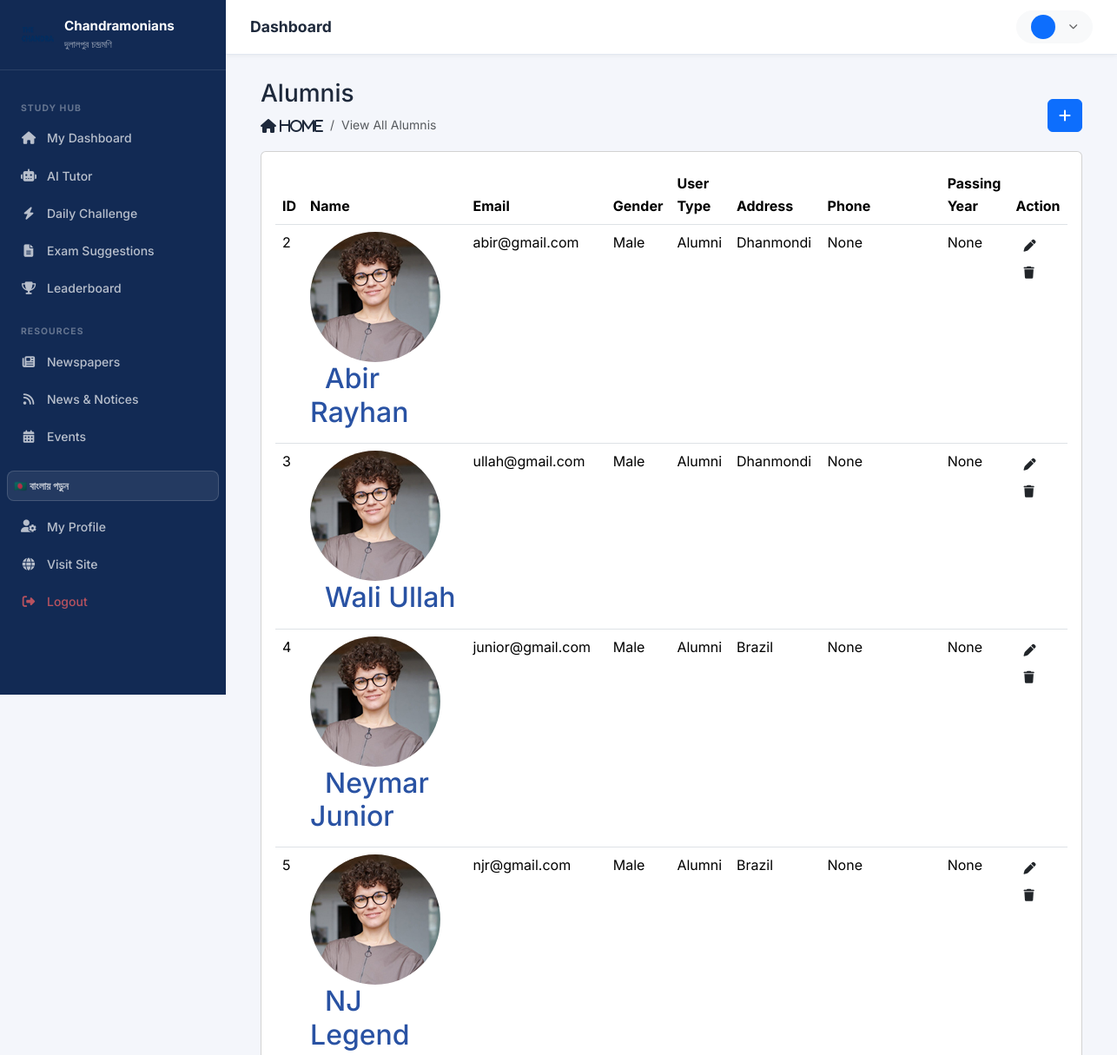
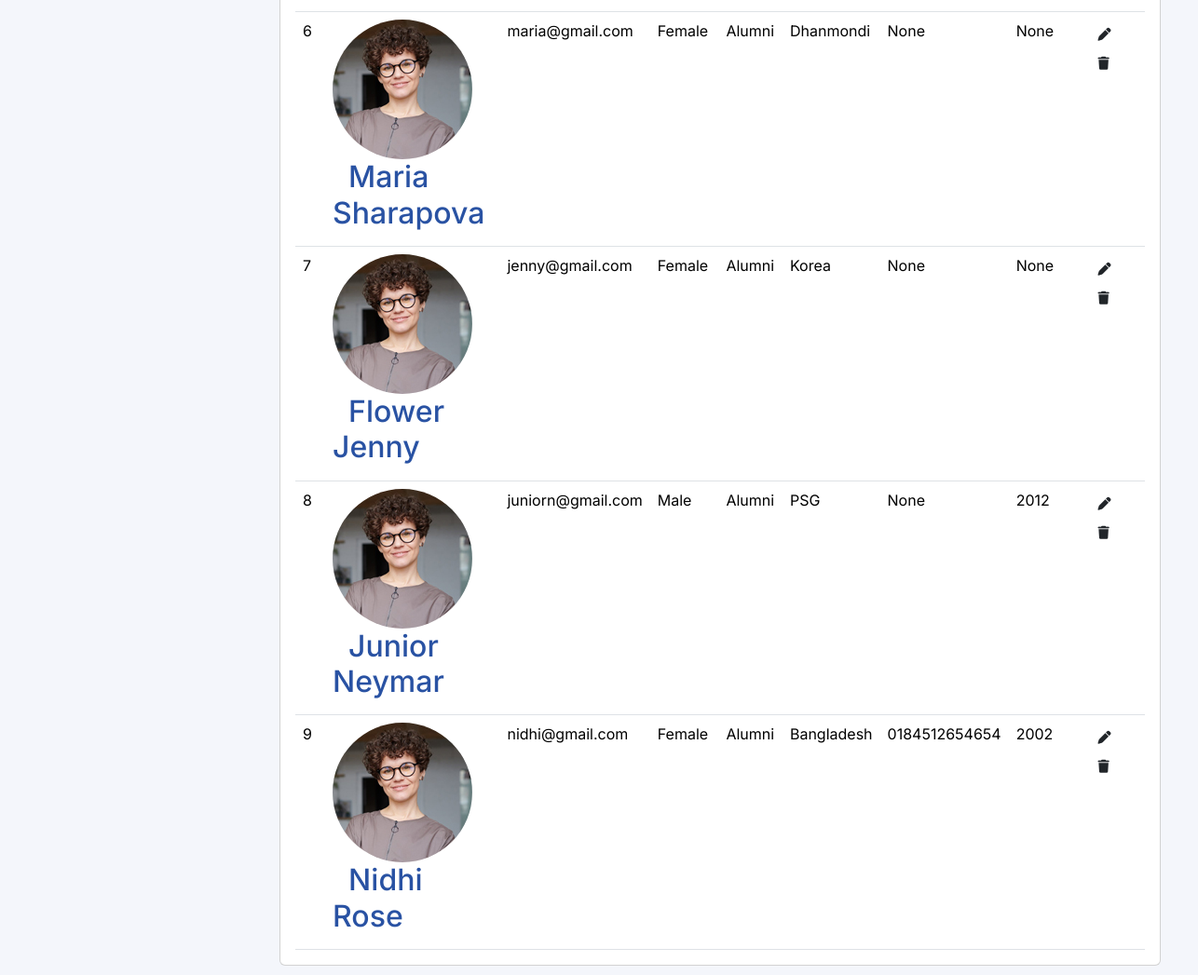
Page /hod/alumni/view on the committed database (2 pictures, top to bottom).
### app/models.py (models this page shows, shortened)
class Alumni(models.Model):
    admin = models.OneToOneField(CustomUser, on_delete=models.CASCADE)
    address = models.TextField(default='')
    gender = models.CharField(max_length=100)
    passing_year = models.CharField(max_length=20, null=True, blank=True)
    phone = models.CharField(max_length=30, null=True, blank=True)
    profession = models.CharField(max_length=200, blank=True)
    company = models.CharField(max_length=200, blank=True)
    linkedin_url = models.URLField(blank=True)
    bio = models.TextField(blank=True)
    created_at = models.DateTimeField(auto_now_add=True)
    updated_at = models.DateTimeField(auto_now=True)

class CustomUser(AbstractUser):
    USER_TYPE_CHOICES = (
        ('1', 'HOD'),
        ('2', 'Staff'),
        ('3', 'Alumni'),
        ('4', 'Student'),
    )
    email = models.EmailField(unique=True)
    user_type = models.CharField(choices=USER_TYPE_CHOICES, max_length=10, default='4')
    profile_pic = models.ImageField(upload_to='media/profile_pic', blank=True, null=True)
    USERNAME_FIELD = 'email'
    REQUIRED_FIELDS = ['username']

### webapp/Hod_Views.py (the view)
# urls.py: path('hod/alumni/view', Hod_Views.alumniView, name='view_alumni'),
def alumniView(request):
    alumni = Alumni.objects.all()
    context = {
        'alumni': alumni,
    }
    return render(request, 'hod/view_alumni.html', context)

### templates/hod/view_alumni.html (shortened to what this page needs)
{% extends 'base.html' %}
{% load static %}
{% block content %}
    <div class="content container-fluid">
        <div class="page-header">
            <div class="row align-items-center">
                <div class="col">
                    <h3 class="page-title">Alumnis</h3>
                    <ul class="breadcrumb">
                        <li class="breadcrumb-item"><span class="fas fa-home"> Home</span></li>
                        <li class="breadcrumb-item active small">View All Alumnis</li>
                    </ul>
                </div>
                <div class="col-auto text-right float-right ml-auto">
                    <a href="{% url 'add_alumni' %}" class="btn btn-primary"><i class="fas fa-plus"></i></a>
                </div>
            </div>
        </div>
        <div class="row">
            <div class="col-sm-12">
                <div class="card card-table">
                    <div class="card-body">
                        <div class="table-responsive">
                            <table id="table_id" class="table table-hover table-center mb-0">
                                <thead>
                                <tr>
                                    <th>ID</th>
                                    <th>Name</th>
                                    <th>Email</th>
                                    <th>Gender</th>
                                    <th>User Type</th>
                                    <th>Address</th>
                                    <th>Phone</th>
                                    <th>Passing Year</th>
                                    <th class="text-right">Action</th>
                                </tr>
                                </thead>
                                <tbody>
                                {% for i in alumni %}
                                    <tr>
                                        <td>{{ i.id }}</td>
                                        <td>
                                            <h2 class="table-avatar">
                                                {% if user.profile_pic != None and user.profile_pic == "" %}
                                                <a href="{% url 'profile' %}" class="avatar avatar-sm mr-2"><img
                                                        class="avatar-img rounded-circle"
                                                        src=" {{ user.profile_pic }}" alt=""></a>
                                                        {% else %}
                                                        <img
                                                        class="avatar-sm avatar-img rounded-circle"
                                                        src="{% static 'assets/img/profiles/avatar-02.jpg' %}" alt="">&nbsp; &nbsp;</a>
                                                        {% endif %}
                                                <a href="{% url 'profile' %}">{{ i.admin.first_name }} {{ i.admin.last_name }}</a>
                                            </h2>
                                        </td>
                                        <td>{{ i.admin.email }}</td>
                                        <td>{{ i.gender }}</td>
                                        <td>
                                            {% if i.admin.user_type == '3' %} Alumni
                                                {% elif i.admin.user_type == '2' %} Staff
                                                {% elif i.admin.user_type == '1' %} HOD
                                            {% endif %}
                                        </td>
                                        <td>{{ i.address }}</td>
                                        <td>{{ i.phone }}</td>
                                        <td>{{ i.passing_year }}</td>
                                        <td class="text-right">
                                            <div class="actions">
                                                <a href="{% url 'edit_alumni' i.id %}"
                                                   class="btn btn-sm bg-success-light mr-2">
                                                    <i class="fas fa-pen"></i>
                                                </a>
                                                <a href="{% url 'delete_alumni' i.admin.id %}" class="btn btn-sm bg-danger-light">
                                                    <i class="fas fa-trash"></i>
                                                </a>
                                            </div>
                                        </td>
                                    </tr>
                                {% endfor %}
                                </tbody>
                            </table>
                        </div>
                    </div>
                </div>
            </div>
        </div>
    </div>
{% endblock %}

### templates/base.html (shortened to what this page needs)
<!DOCTYPE html>
{% load static i18n %}
<html lang="en">
<head>
  <link rel="stylesheet" href="https://cdn.jsdelivr.net/npm/bootstrap@5.3.2/dist/css/bootstrap.min.css">
  <link rel="stylesheet" href="https://cdnjs.cloudflare.com/ajax/libs/font-awesome/6.5.0/css/all.min.css">
  <link rel="stylesheet" href="https://cdn.datatables.net/1.13.7/css/dataTables.bootstrap5.min.css">
  <link rel="stylesheet" href="{% static 'assets/css/chandramonians.css' %}">
</head>
<body>
<div class="dash-wrapper">
  {% include 'partials/sidebar.html' %}
  <div class="dash-main">
    <div class="dash-topbar">
      <h1 class="page-title">{% block page_title %}Dashboard{% endblock %}</h1>
      <div class="topbar-actions">
        <div class="dropdown">
          <button class="btn btn-sm btn-light d-flex align-items-center gap-2 rounded-pill px-3" data-bs-toggle="dropdown">
            {% if user.profile_pic %}
              <img src="{{ user.profile_pic.url }}" class="rounded-circle" width="28" height="28" style="object-fit:cover;" alt="">
            {% else %}
              <span class="d-flex align-items-center justify-content-center rounded-circle bg-primary text-white" style="width:28px;height:28px;font-size:.75rem;font-weight:700;flex-shrink:0;">
              </span>
            {% endif %}
            <i class="fas fa-chevron-down" style="font-size:.65rem;opacity:.6;"></i>
          </button>
        </div>
      </div>
    </div>
    <div class="dash-content">
      {% block content %}{% endblock %}
    </div>
  </div>
</div>
</body>
</html>

### templates/partials/sidebar.html (shortened to what this page needs)
{% load static i18n %}
{% get_current_language as current_lang %}
<div class="dash-sidebar" id="dashSidebar">
  <div class="sidebar-logo">
    <img src="{% static 'assets/img/logo/chandramonians.png' %}" alt="Chandramonians" style="width:38px;height:38px;border-radius:10px;object-fit:cover;flex-shrink:0;">
    <span>Chandramonians<br><small style="font-weight:400;opacity:.6;font-size:.7rem;">দুলালপুর চন্দ্রমণি</small></span>
  </div>
  <nav>
    {% if user.user_type == '1' %}
    <div class="nav-section-label">{% trans "Overview" %}</div>
    <a href="{% url 'hod_home' %}" class="nav-link {% if request.resolver_match.url_name == 'hod_home' %}active{% endif %}">
      <i class="fas fa-th-large"></i> {% trans "Dashboard" %}
    </a>
    <div class="nav-section-label">{% trans "Members" %}</div>
    <a href="{% url 'view_alumni' %}" class="nav-link {% if 'alumni' in request.resolver_match.url_name %}active{% endif %}">
      <i class="fas fa-user-graduate"></i> {% trans "Alumni Directory" %}
    </a>
    <a href="{% url 'add_alumni' %}" class="nav-link">
      <i class="fas fa-user-plus"></i> {% trans "Add Alumni" %}
    </a>
    <a href="{% url 'view_staff' %}" class="nav-link {% if 'staff' in request.resolver_match.url_name and 'notify' not in request.resolver_match.url_name %}active{% endif %}">
      <i class="fas fa-chalkboard-teacher"></i> {% trans "Staff List" %}
    </a>
    <a href="{% url 'membership_applications' %}" class="nav-link {% if request.resolver_match.url_name == 'membership_applications' %}active{% endif %}">
      <i class="fas fa-id-card-alt"></i> {% trans "Membership Requests" %}
    </a>
    <div class="nav-section-label">{% trans "Payments" %}</div>
    <a href="{% url 'payment_records' %}" class="nav-link {% if request.resolver_match.url_name == 'payment_records' %}active{% endif %}">
      <i class="fas fa-money-bill-wave"></i> {% trans "Payment Records" %}
    </a>
    <div class="nav-section-label">{% trans "Content" %}</div>
    <a href="{% url 'news_list' %}" class="nav-link">
      <i class="fas fa-newspaper"></i> {% trans "News & Notices" %}
    </a>
    <a href="{% url 'events' %}" class="nav-link">
      <i class="fas fa-calendar-alt"></i> {% trans "Events" %}
    </a>
    <a href="{% url 'gallery' %}" class="nav-link">
      <i class="fas fa-images"></i> {% trans "Gallery" %}
    </a>
    <a href="{% url 'suggestions' %}" class="nav-link">
      <i class="fas fa-file-alt"></i> {% trans "Exam Suggestions" %}
    </a>
    <div class="nav-section-label">{% trans "Communication" %}</div>
    <a href="{% url 'notify_staff' %}" class="nav-link {% if request.resolver_match.url_name == 'notify_staff' %}active{% endif %}">
      <i class="fas fa-bell"></i> {% trans "Notify Staff" %}
    </a>
    <a href="{% url 'alum_feedback' %}" class="nav-link {% if request.resolver_match.url_name == 'alum_feedback' %}active{% endif %}">
      <i class="fas fa-comment-dots"></i> {% trans "Alumni Feedback" %}
    </a>
    {% else %}
    <div class="nav-section-label">{% trans "Study Hub" %}</div>
    <a href="{% url 'edu_home' %}" class="nav-link {% if request.resolver_match.url_name == 'edu_home' %}active{% endif %}">
      <i class="fas fa-home"></i> {% trans "My Dashboard" %}
    </a>
    <a href="{% url 'ai_tutor' %}" class="nav-link {% if request.resolver_match.url_name == 'ai_tutor' %}active{% endif %}">
      <i class="fas fa-robot"></i> {% trans "AI Tutor" %}
    </a>
    <a href="{% url 'daily_challenge' %}" class="nav-link {% if request.resolver_match.url_name == 'daily_challenge' %}active{% endif %}">
      <i class="fas fa-bolt"></i> {% trans "Daily Challenge" %}
    </a>
    <a href="{% url 'suggestions' %}" class="nav-link {% if request.resolver_match.url_name == 'suggestions' %}active{% endif %}">
      <i class="fas fa-file-alt"></i> {% trans "Exam Suggestions" %}
    </a>
    <a href="{% url 'leaderboard' %}" class="nav-link {% if request.resolver_match.url_name == 'leaderboard' %}active{% endif %}">
      <i class="fas fa-trophy"></i> {% trans "Leaderboard" %}
    </a>
    <div class="nav-section-label">{% trans "Resources" %}</div>
    <a href="{% url 'newspapers' %}" class="nav-link {% if request.resolver_match.url_name == 'newspapers' %}active{% endif %}">
      <i class="fas fa-newspaper"></i> {% trans "Newspapers" %}
    </a>
    <a href="{% url 'news_list' %}" class="nav-link"><i class="fas fa-rss"></i> {% trans "News & Notices" %}</a>
    <a href="{% url 'events' %}" class="nav-link"><i class="fas fa-calendar-alt"></i> {% trans "Events" %}</a>
    {% endif %}
    <div class="nav-section-label" style="margin-top:auto;"></div>
    <form action="{% url 'set_language' %}" method="post" style="padding:0 .5rem .5rem;">
      {% if current_lang == 'bn' %}
        <button type="submit" name="language" value="en"
          style="width:100%;background:rgba(255,255,255,.08);border:1px solid rgba(255,255,255,.15);color:rgba(255,255,255,.7);border-radius:8px;padding:.45rem;font-size:.75rem;font-weight:700;cursor:pointer;text-align:left;">
          🇬🇧 Switch to English
        </button>
      {% else %}
        <button type="submit" name="language" value="bn"
          style="width:100%;background:rgba(255,255,255,.08);border:1px solid rgba(255,255,255,.15);color:rgba(255,255,255,.7);border-radius:8px;padding:.45rem;font-size:.75rem;font-weight:700;cursor:pointer;text-align:left;">
          🇧🇩 বাংলায় পড়ুন
        </button>
      {% endif %}
    </form>
    <a href="{% url 'profile' %}" class="nav-link">
      <i class="fas fa-user-cog"></i> {% trans "My Profile" %}
    </a>
    <a href="{% url 'landing' %}" class="nav-link">
      <i class="fas fa-globe"></i> {% trans "Visit Site" %}
    </a>
    <a href="{% url 'logout' %}" class="nav-link" style="color:rgba(255,100,100,.7) !important;">
      <i class="fas fa-sign-out-alt"></i> {% trans "Logout" %}
    </a>
  </nav>
</div>

### static/assets/css/chandramonians.css (style rules this page uses)
:root { --primary: #1a3a6e; --primary-dark: #122a54; --primary-light: #2952a3; --primary-pale: #eef2fb; --accent: #e9a800; --accent-dark: #c78f00; --accent-pale: #fff8e1; --success: #16a34a; --danger: #dc2626; --warning: #d97706; --bg: #f4f6fb; --card-bg: #ffffff; --border: #e2e8f0; --text: #1e293b; --text-muted: #64748b; --radius: 14px; --radius-sm: 8px; --shadow: 0 2px 12px rgba(30,58,110,.08); --shadow-md: 0 8px 30px rgba(30,58,110,.12); --shadow-lg: 0 20px 60px rgba(30,58,110,.18); --transition: all .22s ease; }
*, *::before, *::after { box-sizing: border-box; }
html { scroll-behavior: smooth; }
body { font-family: 'Inter', -apple-system, BlinkMacSystemFont, 'Segoe UI', sans-serif; background: var(--bg); color: var(--text); line-height: 1.6; }
a { color: var(--primary-light); text-decoration: none; transition: var(--transition); }
img { max-width: 100%; }
.dash-wrapper { display: flex; min-height: 100vh; }
.dash-sidebar { width: 260px; min-width: 260px; background: var(--primary-dark); display: flex; flex-direction: column; position: fixed; top: 0; left: 0; height: 100vh; overflow-y: auto; z-index: 1020; transition: transform .25s ease; }
.dash-sidebar .sidebar-logo { padding: 1.25rem 1.5rem; border-bottom: 1px solid rgba(255,255,255,.1); display: flex; align-items: center; gap: .75rem; }
.dash-sidebar .sidebar-logo span { color: #fff; font-weight: 700; font-size: .95rem; line-height: 1.3; }
.dash-sidebar nav { padding: 1rem 0; flex: 1; }
.dash-sidebar .nav-section-label { font-size: .65rem; font-weight: 700; text-transform: uppercase; letter-spacing: .1em; color: rgba(255,255,255,.35); padding: .75rem 1.5rem .3rem; margin-top: .5rem; }
.dash-sidebar .nav-link { display: flex; align-items: center; gap: .75rem; padding: .65rem 1.5rem; color: rgba(255,255,255,.7) !important; font-size: .875rem; font-weight: 500; transition: var(--transition); border-radius: 0; }
.dash-sidebar .nav-link i { width: 18px; text-align: center; font-size: .9rem; flex-shrink: 0; }
.dash-main { margin-left: 260px; flex: 1; display: flex; flex-direction: column; }
.dash-topbar { background: #fff; border-bottom: 1px solid var(--border); padding: .75rem 1.75rem; display: flex; align-items: center; gap: 1rem; position: sticky; top: 0; z-index: 1010; box-shadow: 0 1px 6px rgba(0,0,0,.06); }
.dash-topbar .page-title { font-size: 1.1rem; font-weight: 700; color: var(--text); margin: 0; }
.dash-topbar .topbar-actions { margin-left: auto; display: flex; align-items: center; gap: .75rem; }
.dash-content { padding: 1.75rem; flex: 1; }

### rows in the picture
Alumni: id "2", admin.first_name "Abir", admin.last_name "Rayhan", admin.email "abir@gmail.com", gender "Male", shows "Alumni", address "Dhanmondi", phone "None", passing_year "None"
Alumni: id "3", admin.first_name "Wali", admin.last_name "Ullah", admin.email "ullah@gmail.com", gender "Male", shows "Alumni", address "Dhanmondi", phone "None", passing_year "None"
Alumni: id "4", admin.first_name "Neymar", admin.last_name "Junior", admin.email "junior@gmail.com", gender "Male", shows "Alumni", address "Brazil", phone "None", passing_year "None"
Alumni: id "5", admin.first_name "NJ", admin.last_name "Legend", admin.email "njr@gmail.com", gender "Male", shows "Alumni", address "Brazil", phone "None", passing_year "None"
Alumni: id "6", admin.first_name "Maria", admin.last_name "Sharapova", admin.email "maria@gmail.com", gender "Female", shows "Alumni", address "Dhanmondi", phone "None", passing_year "None"
Alumni: id "7", admin.first_name "Flower", admin.last_name "Jenny", admin.email "jenny@gmail.com", gender "Female", shows "Alumni", address "Korea", phone "None", passing_year "None"
Alumni: id "8", admin.first_name "Junior", admin.last_name "Neymar", admin.email "juniorn@gmail.com", gender "Male", shows "Alumni", address "PSG", phone "None", passing_year "2012"
Alumni: id "9", admin.first_name "Nidhi", admin.last_name "Rose", admin.email "nidhi@gmail.com", gender "Female", shows "Alumni", address "Bangladesh", phone "0184512654654", passing_year "2002"
